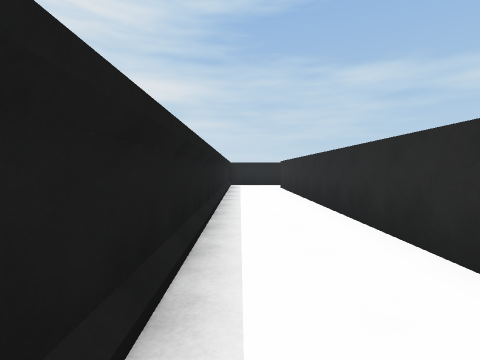
View 1 (above)

24 first-person views from a walk through a Unity game level. The camera is 1.3 m above the floor, tilts 2° down and sees 80° across. The floor is counted in squares, 2 m on a side. Each view is taken from the middle of a square. On the plan, view 1 faces up. The plan holds only what a view shows up to about 9 squares ahead; the rest is blank. The player character is not drawn. Surface patterns are stand-ins for the level's own textures.

View 2
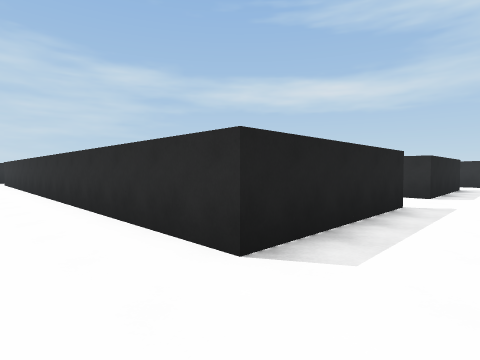

View 3
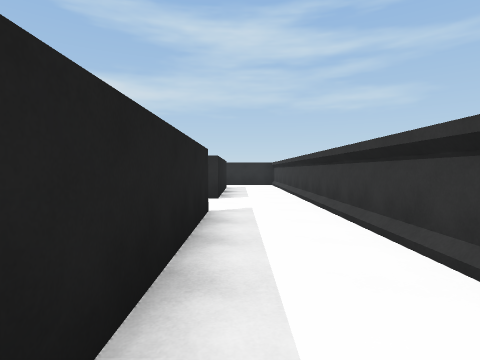

View 4
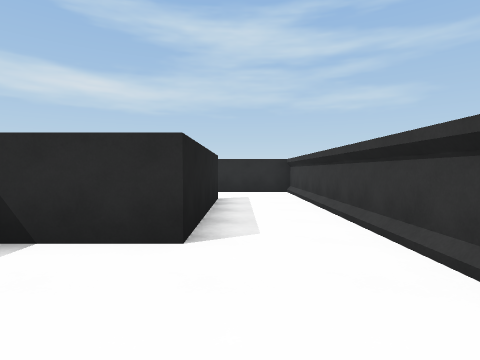

View 5
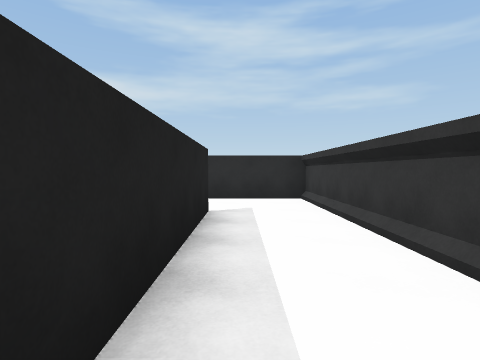

View 6
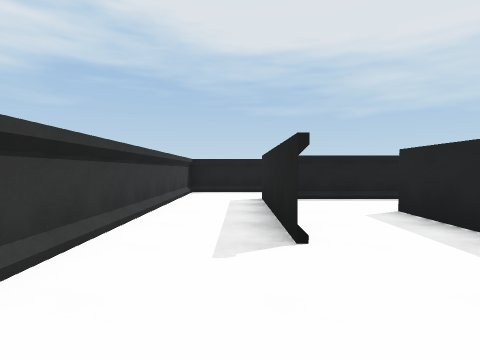

View 7
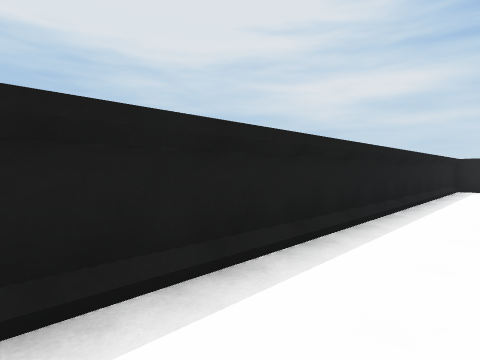

View 8
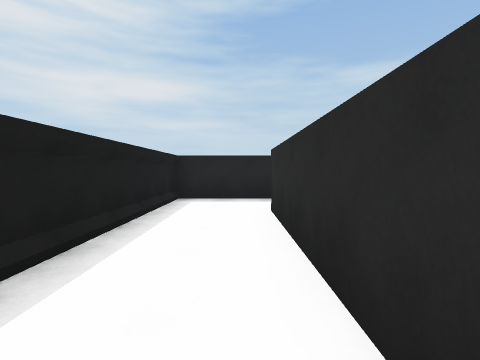

View 9
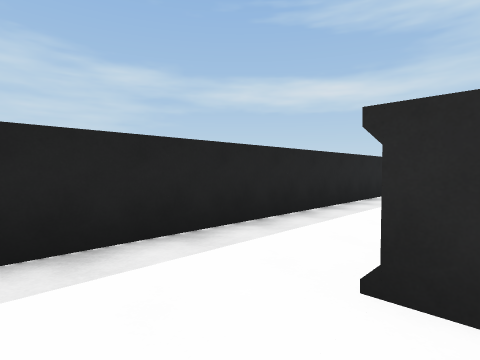

View 10
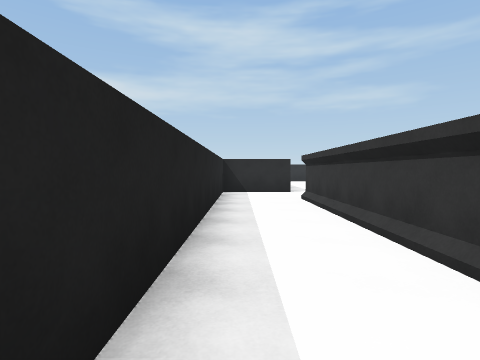

View 11
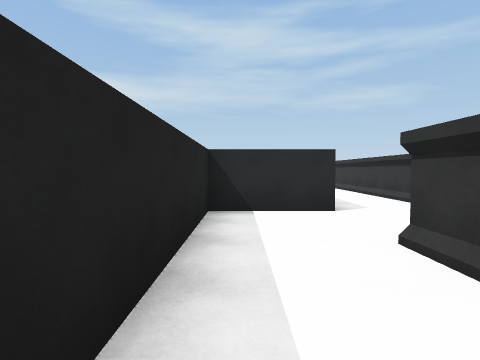

View 12
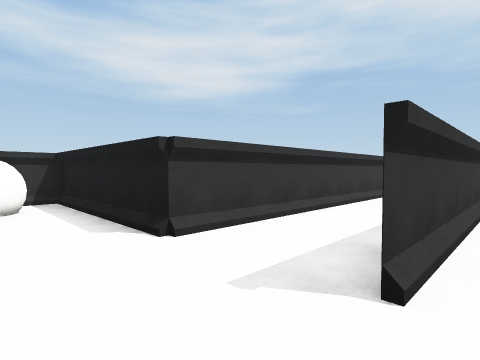

View 13
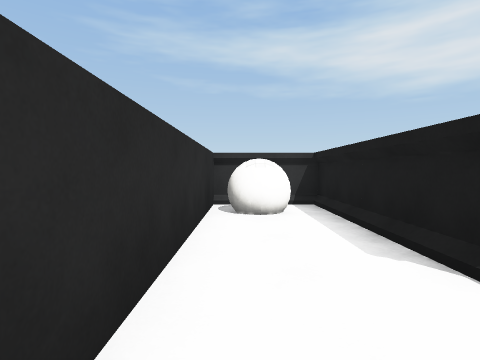

View 14
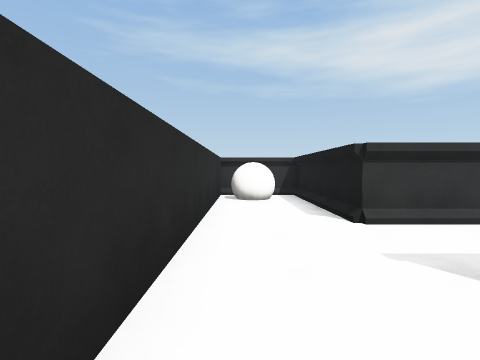

View 15
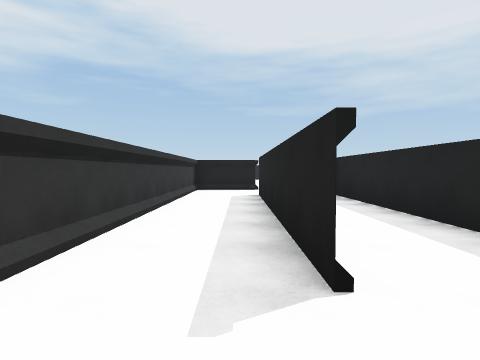

View 16
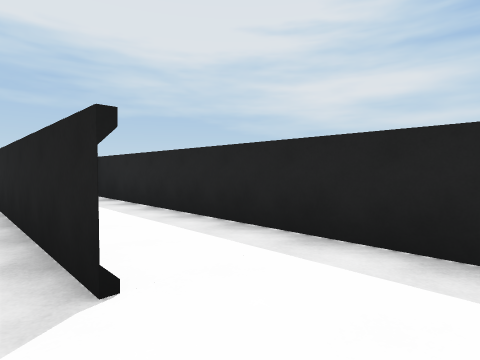

View 17
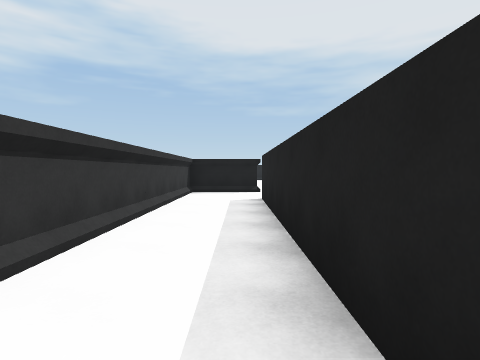

View 18
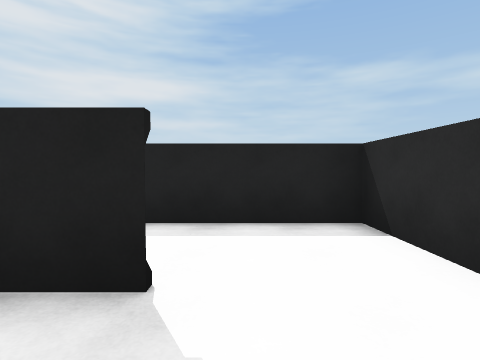

View 19
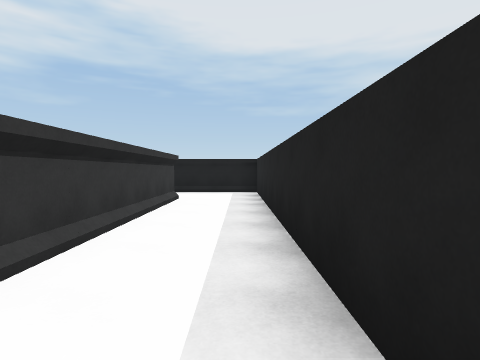

View 20
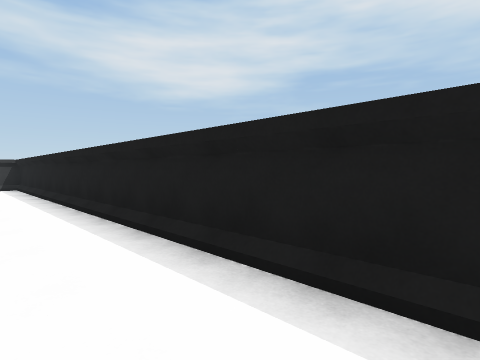

View 21
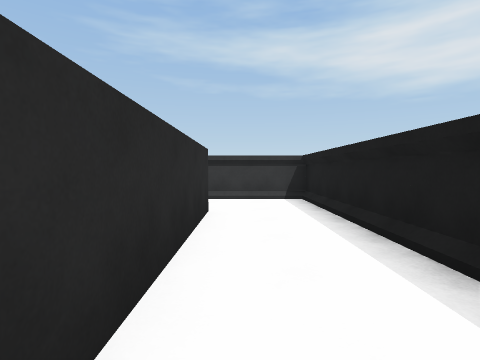

View 22
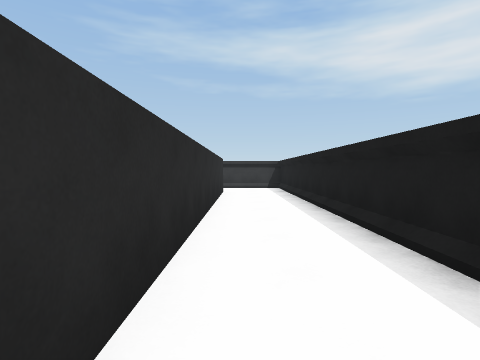

View 23
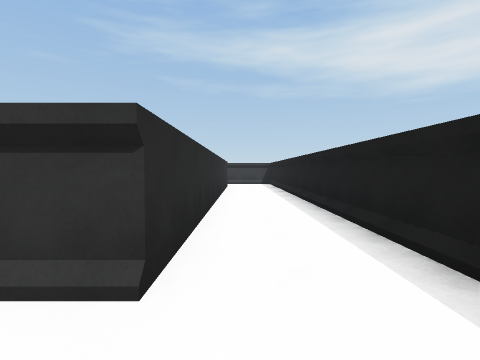

View 24
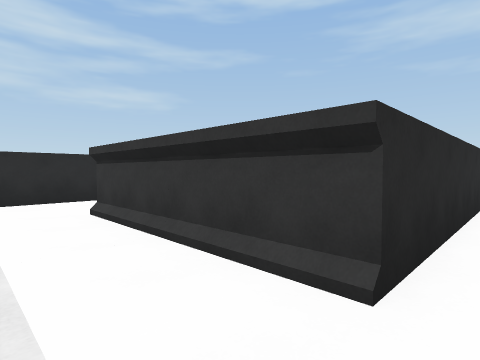

### Floor plan
Ten units are one square. View 1 is at (0, 0); x grows to the right and y downward. Boxes are objects, and circles mark ways between rooms. Rooms are numbered by the first view taken in them; rooms with no view inside come last. Other rooms are left out.
<svg viewBox="-10 -130 210 190">
<path fill="none" stroke="#000" d="M56 35 15 35 15 -105 95 -105M115 35 75 35 75 19M115 -105 115 -125M120 -125 -5 -125 -5 55 135 55 135 32M176 -105 115 -105M189 -45 195 -45 195 -115M95 -105 95 -85 175 -85 175 -45 184 -45M132 -105 175 -105M195 -115 195 -125 120 -125M15 -82 15 35 38 35M35 15 35 -85 75 -85"/>
<rect x="185" y="-65" width="10" height="20" fill="#bbb"><title>white ball</title></rect>
<circle cx="110" cy="-110" r="3" fill="#2a7"/>
<circle cx="185" cy="-110" r="3" fill="#2a7"/>
<text x="10" y="-20">1</text>
<text x="160" y="-90">2</text>
<text x="160" y="-120">3</text>
<text x="30" y="-60">4</text>
</svg>
Room 1 opens to room 2. Room 2 opens to room 3.

Where each view was taken, in squares from view 1:
view 1: 0 up, 0 right, facing up
view 2: 5 down, 0 right, facing up-right
view 3: 4 down, 1 right, facing right
view 4: 4 down, 5 right, facing right
view 5: 4 down, 7 right, facing right
view 6: 4 down, 8 right, facing left
view 7: 2 up, 1 right, facing up-left
view 8: 6 up, 1 right, facing up
view 9: 10 up, 0 right, facing up-right
view 10: 12 up, 3 right, facing right
view 11: 12 up, 7 right, facing right
view 12: 11 up, 19 right, facing down-left
view 13: 10 up, 19 right, facing down
view 14: 12 up, 19 right, facing down
view 15: 10 up, 19 right, facing left
view 16: 10 up, 19 right, facing up-left
view 17: 10 up, 18 right, facing left
view 18: 9 up, 18 right, facing up
view 19: 12 up, 8 right, facing left
view 20: 6 up, 1 right, facing down-left
view 21: 3 up, 3 right, facing down
view 22: 7 up, 3 right, facing down
view 23: 10 up, 3 right, facing down
view 24: 10 up, 3 right, facing down-right
